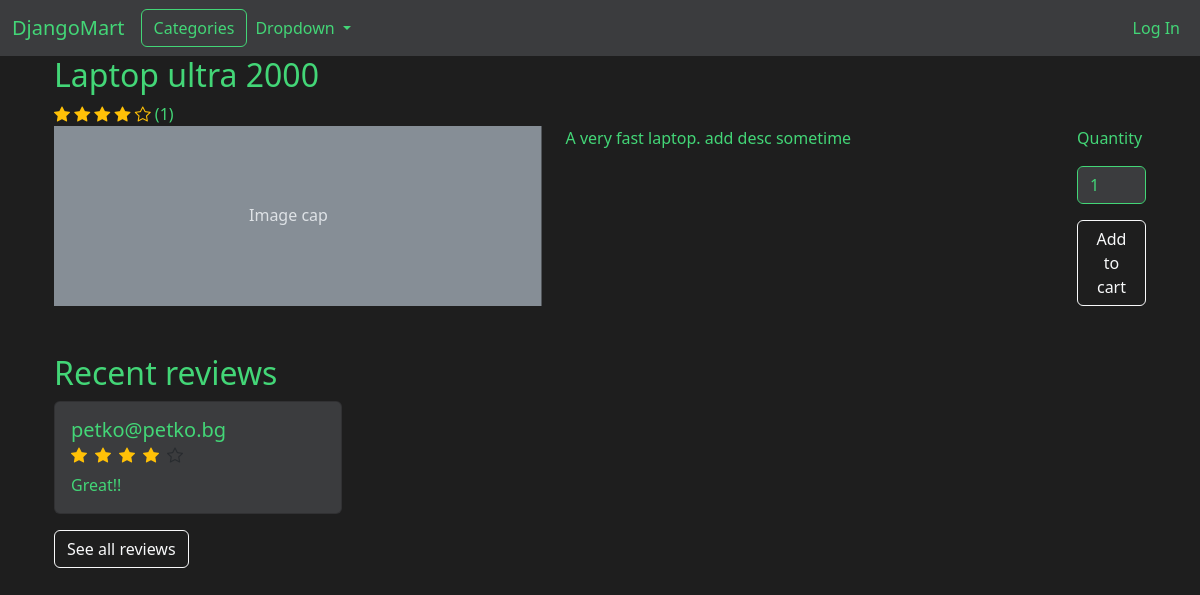
The page /product/1 on the database as committed earlier.
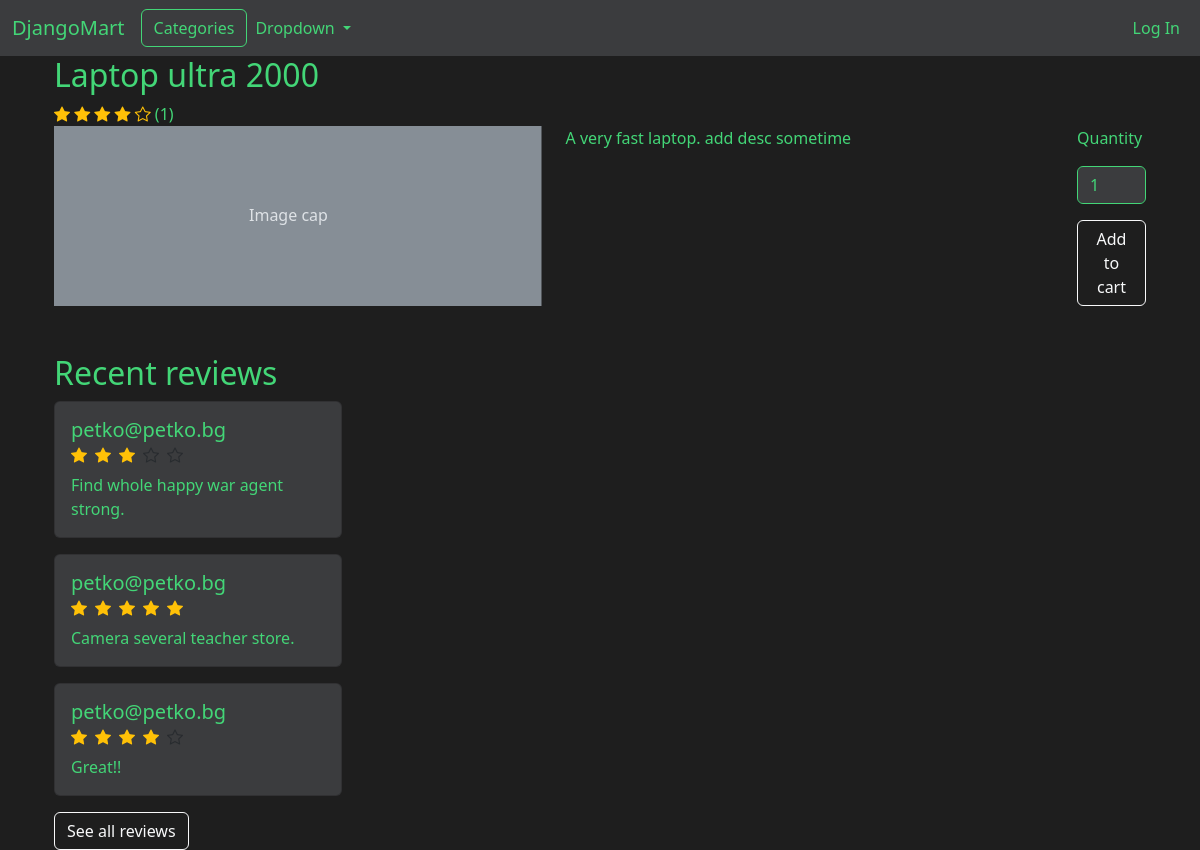
The same page on the database as committed later.
### DjangoMartApp/models.py (models this page shows, shortened)
class Review(models.Model):
    user = models.ForeignKey(User, on_delete=models.CASCADE)
    purchase_item = models.OneToOneField('PurchaseItem', on_delete=models.CASCADE, related_name='review')
    product = models.ForeignKey('Product', on_delete=models.CASCADE, related_name='review')
    rating = models.PositiveSmallIntegerField(validators=[MinValueValidator(0), MaxValueValidator(5)],
                                            null=True,
                                            blank=True)
    comment = models.TextField(blank=True, null=True, validators=[MaxLengthValidator(300)])
    created_date = models.DateTimeField(auto_now_add=True)
    updated_date = models.DateTimeField(auto_now=True)
    is_auto_generated = models.BooleanField(default=False)
    generated_date = models.DateTimeField(blank=True, null=True)
    class Meta:
        ordering = ["-created_date"]

class User(AbstractUser):
    first_name = models.CharField(max_length=50)
    last_name = models.CharField(max_length=50)
    phone_number = models.CharField(max_length=15, blank=True)
    total_purchased_amount = models.FloatField(default=0)
    available_tokens = models.FloatField(default=500,  validators=[MinValueValidator(0)])
    delivery_details_provided_count = models.PositiveSmallIntegerField(default=0, validators=[MaxValueValidator(3)])
    is_deleted = models.BooleanField(default=False)
    is_api_user = models.BooleanField(default=False)
    created_date = models.DateTimeField(default=timezone.now, editable=False)
    updated_date = models.DateTimeField(auto_now=True)
    is_auto_generated = models.BooleanField(default=False)
    generated_date = models.DateTimeField(blank=True, null=True)

### DjangoMartApp/views/web.py (the view)
# urls.py: path('product/<int:product_id>', product_view, name='product'),
def product_view(request, product_id):
    product = get_object_or_404(Product, id=product_id)
    product.description_html = markdown(product.description)
    reviews = product.review.all()[:5]
    ratings = {}
    average_rating = product.average_rating
    ratings['average'] = average_rating
    ratings['full_stars'] = int(average_rating)
    ratings['half_star'] = average_rating != int(average_rating)
    max_stars = 5
    ratings['empty_stars'] = max_stars - ratings['full_stars'] - (1 if ratings['half_star'] else 0)
    return render_django_mart_app(request, 'product', {'product':product, 'reviews':reviews, 'ratings': ratings})

### DjangoMartApp/context_processors.py (called while the page is built)
def categories_processor(request):
    return {
        'categories': Category.objects.filter(is_active=True)
    }

def cart_processor(request):
    if request.user.is_authenticated:
        try:
            cart = ShoppingCart.objects.get(user_id=request.user)
        except ShoppingCart.DoesNotExist:
            cart = None
    else:
        cart = None
    return {'shopping_cart': cart}

### DjangoMartApp/models.py (called while the page is built)
    @property
    def average_rating(self):
        reviews = Review.objects.filter(purchase_item__product_id=self.id)
        return reviews.aggregate(avg=models.Avg('rating'))['avg'] or 0.0

### DjangoMartApp/views/utility.py (called while the page is built)
def render_django_mart_app(request, template_name, context=None):
    if context is None:
        context = {}
    full_template_name = f'DjangoMartApp/{template_name}.html'
    return render(request, full_template_name, context)

### DjangoMartApp/templates/DjangoMartApp/product.html (shortened to what this page needs)
{% extends "DjangoMartApp/layout.html" %}
{% load static %}
{% block styles %}
    <link href="https://cdn.jsdelivr.net/npm/bootstrap-icons/font/bootstrap-icons.css" rel="stylesheet">
{% endblock %}
{% block body %}
    <div class="container">
        <h2>{{product.title}}</h2>
        {% for _ in ""|center:ratings.full_stars %}
            <i class="bi bi-star-fill text-warning star"></i>
        {% endfor %}
        {% for _ in ""|center:ratings.empty_stars %}
            <i class="bi bi-star text-warning star"></i>
        {% endfor %}
        ({{product.rating_count}})
    </div>
    <div class="container mb-5">
        <div class="row">
            <div class="col">
                <svg aria-label="Placeholder: Image cap" class="bd-placeholder-img card-img-top" height="180" preserveAspectRatio="xMidYMid slice" role="img" width="100%" xmlns="http://www.w3.org/2000/svg">
                    <text x="40%" y="50%" fill="#dee2e6" dy=".3em">
                        Image cap
                    </text>
                </svg>
            </div>
            <div class="col">
                {{product.description_html|safe}}
            </div>
            <div class="col-1">
                <label for="quantity" class="form-label mb-3">Quantity</label>
                <input type="number" class="form-control mb-3" id="quantity" name="quantity" value="1" min="1">
                <button type="button" class="btn btn-outline-light" id="addToCartBtn">Add to cart</button>
            </div>
        </div>
    </div>
    <div class="container">
        <div class="h2">Recent reviews</div>
        {% for review in reviews %}
            <div class="card mb-3" style="width: 18rem;">
                <div class="card-body">
                    <h5 class="card-title">{{review.user.username}}</h5>
                    <h6 class="card-subtitle mb-2 text-body-secondary">
                        <div class="d-flex gap-2">
                            {% for i in "12345"|make_list %}
                                {% if forloop.counter <= review.rating %}
                                    <i class="bi bi-star-fill text-warning star"></i>
                                {% else %}
                                    <i class="bi bi-star star"></i>
                                {% endif %}
                            {% endfor %}
                        </div>
                    </h6>
                    <p class="card-text">{{review.comment}}</p>
                </div>
            </div>
        {% endfor %}
        <a href="{% url 'reviews' product.id %}">
            <button type="button" class="btn btn-outline-light">See all reviews</button>
        </a>
    </div>
{% endblock %}

Rows that differ between the two databases and show on the page:
added Review: user.username "petko@petko.bg", rating 3 (drawn), comment "Find whole happy war agent strong."
added Review: user.username "petko@petko.bg", rating 5 (drawn), comment "Camera several teacher store."
